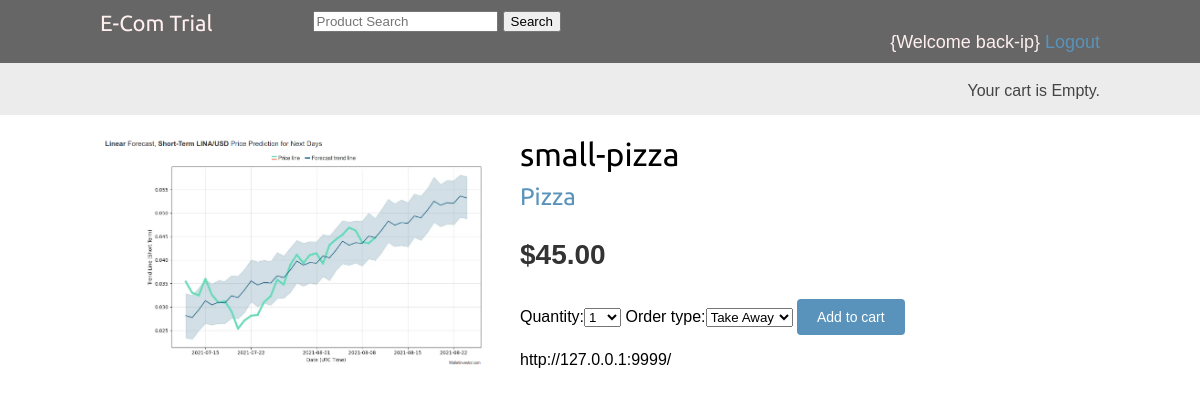
Page /3/small-pizza/ (signed in) on the committed database.
### shop/models.py (models this page shows, shortened)
class Product(models.Model):
    category = models.ForeignKey(Category, related_name='products', on_delete=models.CASCADE)
    name = models.CharField(max_length=255, db_index=True)
    slug = models.SlugField(max_length=255, unique=True)
    image = models.ImageField(upload_to='products/%y/%m/%d', blank=True)
    description = models.TextField(blank=True)
    price = models.DecimalField(max_digits=10, decimal_places=2)
    available = models.BooleanField(default=True)
    created = models.DateTimeField(auto_now_add=True)
    updated = models.DateTimeField(auto_now=True)
    class Meta:
        ordering = ('name',)
        index_together = (('id', 'slug'),)

class Category(models.Model):
    name = models.CharField(max_length=255, db_index=True)
    slug = models.SlugField(max_length=255, unique=True)
    class Meta:
        ordering = ('name',)
        verbose_name = 'category'
        verbose_name_plural = 'categories'
    def __str__(self):
        return self.name
    def get_absolute_url(self):
        return reverse('shop:product_list_by_category',
                       args=[self.slug])

### shop/views.py (the view)
# urls.py: path('<int:id>/<slug:slug>/', views.product_detail, name='product_detail'),
def product_detail(request, id, slug):
    product = get_object_or_404(Product, id=id,
                                slug=slug,
                                available=True)
    cart_product_form = CartAddProductForm()
    return render(request, 'shop/products/detail.html', {
        'product': product, 'cart_product_form': cart_product_form})

### cart/forms.py
class CartAddProductForm(forms.Form):
    quantity = forms.TypedChoiceField(
        choices=PRODUCT_QUANTITY_CHOICES,
        coerce=int)
    override = forms.BooleanField(required=False,
                                  initial=False,
                                  widget=forms.HiddenInput)
    order_type = forms.ChoiceField(choices=ORDER_CHOICES)

### cart/cart.py (called while the page is built)
    def __len__(self):
        return sum(item['quantity'] for item in self.cart.values())

### cart/context_processors.py (called while the page is built)
def cart(request):
    return {'cart': Cart(request)}

### shop/templates/shop/products/detail.html (shortened to what this page needs)
{% extends "shop/base.html" %}
{% load static %}
{% block content %}
    <div class="product-detail">
    <img src="{% if product.image %}{{ product.image.url }}{% else %}{% static "img/no_image.png" %}{% endif %}" alt="">
    <h1>{{ product.name }}</h1>
    <h2>
        <a href="{{ product.category.get_absolute_url }}">
            {{ product.category }}
        </a>
    </h2>
    <p class="price">${{ product.price }}</p>
    <form action="{% url 'cart:cart_add' product.id %}" method="post">
        {{ cart_product_form }}
        <input type="submit" value="Add to cart">
    </form>
    {{ product.description|linebreaks }}
    </div>
{% endblock %}

### shop/templates/shop/base.html (shortened to what this page needs)
{% load static %}
<!DOCTYPE html>
<html lang="en">
<head>
    <link href="{% static "css/base.css" %}" rel="stylesheet">
</head>
<body>
<div id="header" style="background-color: #666666;">
 <span class="logo"><a href="/" style="color: #ffefef;">E-Com Trial</a></span>
    <div class="search-bar mt-sm-2 mr-2 text-center" style="max-width: 500px; width: 100%;">
 {% block search %}
      <form method="GET" class="navbar-form navbar-right" role="search" action="{% url 'search' %}" required>
        <div class="form-group ">
          <input type="text" class="form-control" placeholder="Product Search" value="{{request.GET.q}}" name="q">
            <button type="submit" class="btn btn-primary">Search</button>
        </div>
      </form>
 {% endblock %}
    </div>
    <div class="text-right">
        {% if user.is_authenticated %}
            <a href="#" style="color: #ffefef;">{Welcome back-{{ user.username }}}</a> <a href="{% url 'logout' %}">Logout</a>
        {% else %}
        <a href="{% url 'login' %}">Login</a>
        <a href="{% url 'register' %}">Signup</a>
        {% endif %}
    </div>
</div>
<div id="subheader">
    <div class="cart">
        {% with total_items=cart|length %}
            {% if total_items > 0 %}
                Your cart:
                <a href="{% url 'cart:cart_detail' %}">
                {{ total_items }} item{{ total_items|pluralize }}, ${{ cart.get_total_price }}
                </a>
                {% else %}
                Your cart is Empty.
            {% endif %}
        {% endwith %}
    </div>
</div>
<div id="content">
    {% block content %}
    {% endblock %}
</div>
</body>
</html>

### shop/static/css/base.css (style rules this page uses)
body { margin:0; padding:0; font-family:helvetica, sans-serif; }
h1, h2, h3, h4, h5 , h6 { font-family: 'Ubuntu', sans-serif; font-weight:normal; }
a { text-decoration:none; color:#5993bb; }
a.button, input[type="submit"] { color:#fff; background:#5993bb; border-radius:4px; padding:10px 20px; font-size:14px; border:0; }
.text-right { text-align:right; }
#header { padding:10px 100px; font-size:18px; overflow:auto; }
#subheader { background:#ececec; color:#444; padding:15px 100px; overflow:auto; }
#header .logo { font-family: 'Ubuntu', sans-serif; float:left; color:#333; font-size:22px; margin-right:10%; }
#subheader .cart { float:right; padding-top:4px; }
#content { padding:0 100px; overflow:hidden; }
.product-detail { text-align:justify; }
.product-detail .price { color:#333; font-size:28px; font-weight:bold; }
.product-detail img { width:40%; float:left; padding:0 20px 20px 0; }
.product-detail h1 { margin-bottom:0; }
.product-detail h2 { margin-top:10px; }

### rows in the picture
Product: image (picture), name "small-pizza", category "Pizza", price "45.00", description "http://127.0.0.1:9999/"

### other values in the picture
{{ user.username }} "ip"
